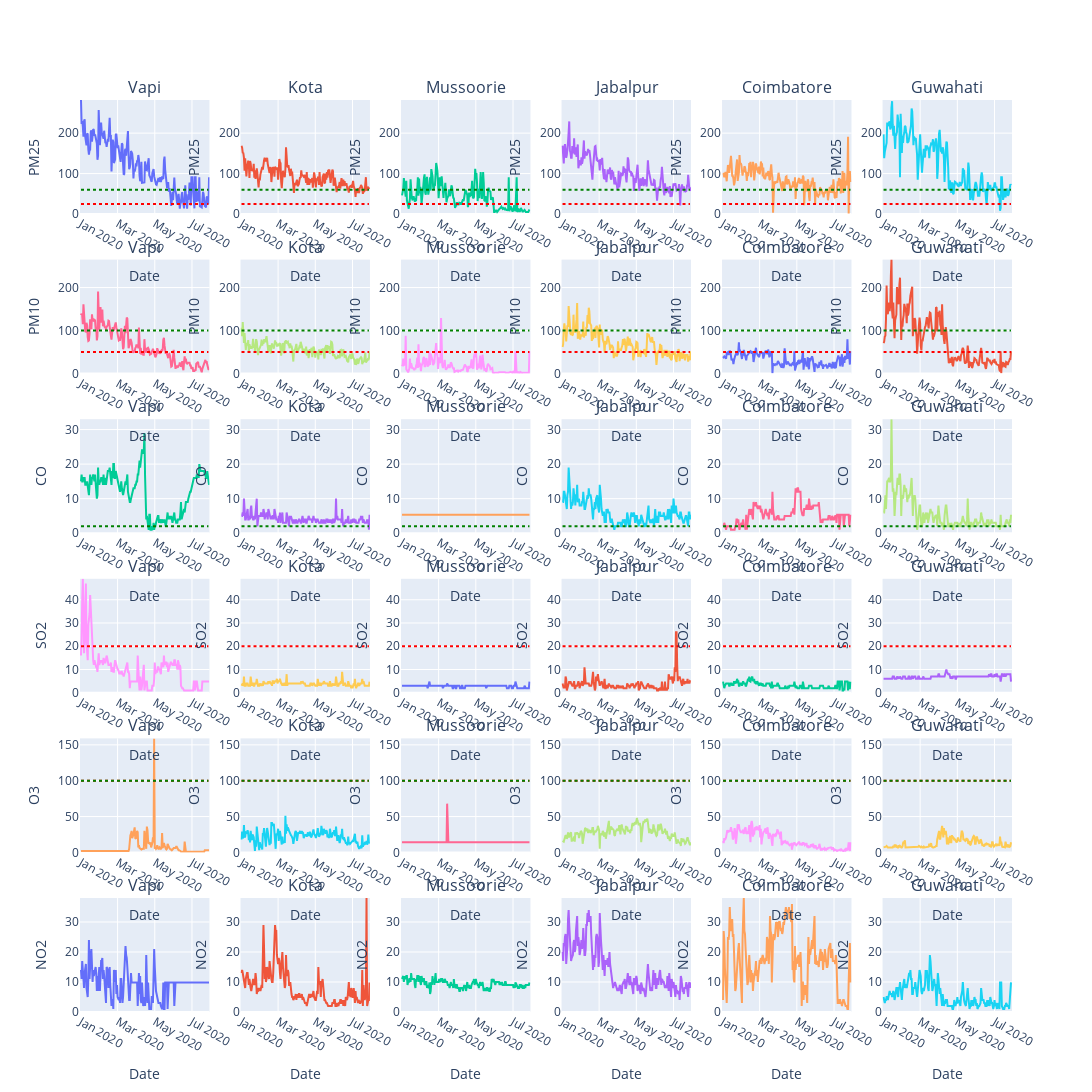

Write notebook code for a chart like this one.
### Code cell
city=['vapi', 'kota', 'mussoorie', 'jabalpur', 'coimbatore', 'guwahati']
pollutant=['pm25','pm10','co','so2','o3','no2']
polmax=[]
for i in pollutant:
    polmax.append(df_rural[i].max())
title=[]
[title.append(i.capitalize()) for _ in range(6) for i in city]
fig = make_subplots(
rows=6, cols=6,
subplot_titles=title,
vertical_spacing=0.05)
for m,j in enumerate(pollutant):
    for l,i in enumerate(city):
        dff=df_rural[df_rural['City'].isin([i])]
        fig.add_trace(go.Scatter(x=dff['Date'], y=dff[j]),row=m+1, col=l+1)
        if pollutant_who[j]:
            fig.add_shape(go.layout.Shape(type="line", x0=start, y0=pollutant_who[j], x1=end, y1=pollutant_who[j],
                                          line=dict(color='red', width=2,dash='dot'),),row=m+1,col=l+1)
        if pollutant_naaqs[j]:
            fig.add_shape(go.layout.Shape(type="line", x0=start, y0=pollutant_naaqs[j], x1=end, y1=pollutant_naaqs[j],
                                          line=dict(color='green', width=2,dash='dot'),),row=m+1,col=l+1)
        fig.update_yaxes(title=j.upper(),range=[0,polmax[m]], row=m+1, col=l+1)
        fig.update_xaxes(title="Date",row=m+1, col=l+1)
fig.update_layout(height=1900, width=2000,showlegend=False)
fig.show()
fig.write_image(f'images/rural_all_allcities.png')

### Figure 1 — Plotly figure (JSON) as saved in the notebook; plotly's stock layout.template omitted (floating-point values rounded to 4 significant figures; data arrays with more than 128 entries replaced by an {"elided": "..."} marker saying what was removed)
{"data": [{"type": "scatter", "x": {"elided": "211 str values"}, "xaxis": "x", "y": {"elided": "211 float values"}, "yaxis": "y"}, {"type": "scatter", "x": {"elided": "211 str values"}, "xaxis": "x2", "y": {"elided": "211 int values"}, "yaxis": "y2"}, {"type": "scatter", "x": {"elided": "209 str values"}, "xaxis": "x3", "y": {"elided": "209 float values"}, "yaxis": "y3"}, {"type": "scatter", "x": {"elided": "209 str values"}, "xaxis": "x4", "y": {"elided": "209 float values"}, "yaxis": "y4"}, {"type": "scatter", "x": {"elided": "210 str values"}, "xaxis": "x5", "y": {"elided": "210 float values"}, "yaxis": "y5"}, {"type": "scatter", "x": {"elided": "210 str values"}, "xaxis": "x6", "y": {"elided": "210 float values"}, "yaxis": "y6"}, {"type": "scatter", "x": {"elided": "211 str values"}, "xaxis": "x7", "y": {"elided": "211 float values"}, "yaxis": "y7"}, {"type": "scatter", "x": {"elided": "211 str values"}, "xaxis": "x8", "y": {"elided": "211 float values"}, "yaxis": "y8"}, {"type": "scatter", "x": {"elided": "209 str values"}, "xaxis": "x9", "y": {"elided": "209 float values"}, "yaxis": "y9"}, {"type": "scatter", "x": {"elided": "209 str values"}, "xaxis": "x10", "y": {"elided": "209 float values"}, "yaxis": "y10"}, {"type": "scatter", "x": {"elided": "210 str values"}, "xaxis": "x11", "y": {"elided": "210 float values"}, "yaxis": "y11"}, {"type": "scatter", "x": {"elided": "210 str values"}, "xaxis": "x12", "y": {"elided": "210 float values"}, "yaxis": "y12"}, {"type": "scatter", "x": {"elided": "211 str values"}, "xaxis": "x13", "y": {"elided": "211 float values"}, "yaxis": "y13"}, {"type": "scatter", "x": {"elided": "211 str values"}, "xaxis": "x14", "y": {"elided": "211 float values"}, "yaxis": "y14"}, {"type": "scatter", "x": {"elided": "209 str values"}, "xaxis": "x15", "y": {"elided": "209 float values"}, "yaxis": "y15"}, {"type": "scatter", "x": {"elided": "209 str values"}, "xaxis": "x16", "y": {"elided": "209 float values"}, "yaxis": "y16"}, {"type": "scatter", "x": {"elided": "210 str values"}, "xaxis": "x17", "y": {"elided": "210 float values"}, "yaxis": "y17"}, {"type": "scatter", "x": {"elided": "210 str values"}, "xaxis": "x18", "y": {"elided": "210 float values"}, "yaxis": "y18"}, {"type": "scatter", "x": {"elided": "211 str values"}, "xaxis": "x19", "y": {"elided": "211 float values"}, "yaxis": "y19"}, {"type": "scatter", "x": {"elided": "211 str values"}, "xaxis": "x20", "y": {"elided": "211 float values"}, "yaxis": "y20"}, {"type": "scatter", "x": {"elided": "209 str values"}, "xaxis": "x21", "y": {"elided": "209 float values"}, "yaxis": "y21"}, {"type": "scatter", "x": {"elided": "209 str values"}, "xaxis": "x22", "y": {"elided": "209 float values"}, "yaxis": "y22"}, {"type": "scatter", "x": {"elided": "210 str values"}, "xaxis": "x23", "y": {"elided": "210 float values"}, "yaxis": "y23"}, {"type": "scatter", "x": {"elided": "210 str values"}, "xaxis": "x24", "y": {"elided": "210 float values"}, "yaxis": "y24"}, {"type": "scatter", "x": {"elided": "211 str values"}, "xaxis": "x25", "y": {"elided": "211 int values"}, "yaxis": "y25"}, {"type": "scatter", "x": {"elided": "211 str values"}, "xaxis": "x26", "y": {"elided": "211 float values"}, "yaxis": "y26"}, {"type": "scatter", "x": {"elided": "209 str values"}, "xaxis": "x27", "y": {"elided": "209 float values"}, "yaxis": "y27"}, {"type": "scatter", "x": {"elided": "209 str values"}, "xaxis": "x28", "y": {"elided": "209 float values"}, "yaxis": "y28"}, {"type": "scatter", "x": {"elided": "210 str values"}, "xaxis": "x29", "y": {"elided": "210 float values"}, "yaxis": "y29"}, {"type": "scatter", "x": {"elided": "210 str values"}, "xaxis": "x30", "y": {"elided": "210 float values"}, "yaxis": "y30"}, {"type": "scatter", "x": {"elided": "211 str values"}, "xaxis": "x31", "y": {"elided": "211 float values"}, "yaxis": "y31"}, {"type": "scatter", "x": {"elided": "211 str values"}, "xaxis": "x32", "y": {"elided": "211 float values"}, "yaxis": "y32"}, {"type": "scatter", "x": {"elided": "209 str values"}, "xaxis": "x33", "y": {"elided": "209 float values"}, "yaxis": "y33"}, {"type": "scatter", "x": {"elided": "209 str values"}, "xaxis": "x34", "y": {"elided": "209 float values"}, "yaxis": "y34"}, {"type": "scatter", "x": {"elided": "210 str values"}, "xaxis": "x35", "y": {"elided": "210 float values"}, "yaxis": "y35"}, {"type": "scatter", "x": {"elided": "210 str values"}, "xaxis": "x36", "y": {"elided": "210 float values"}, "yaxis": "y36"}], "layout": {"annotations": [{"font": {"size": 16}, "showarrow": false, "text": "Vapi", "x": 0.06944, "xanchor": "center", "xref": "paper", "y": 1, "yanchor": "bottom", "yref": "paper"}, {"font": {"size": 16}, "showarrow": false, "text": "Kota", "x": 0.2417, "xanchor": "center", "xref": "paper", "y": 1, "yanchor": "bottom", "yref": "paper"}, {"font": {"size": 16}, "showarrow": false, "text": "Mussoorie", "x": 0.4139, "xanchor": "center", "xref": "paper", "y": 1, "yanchor": "bottom", "yref": "paper"}, {"font": {"size": 16}, "showarrow": false, "text": "Jabalpur", "x": 0.5861, "xanchor": "center", "xref": "paper", "y": 1, "yanchor": "bottom", "yref": "paper"}, {"font": {"size": 16}, "showarrow": false, "text": "Coimbatore", "x": 0.7583, "xanchor": "center", "xref": "paper", "y": 1, "yanchor": "bottom", "yref": "paper"}, {"font": {"size": 16}, "showarrow": false, "text": "Guwahati", "x": 0.9306, "xanchor": "center", "xref": "paper", "y": 1, "yanchor": "bottom", "yref": "paper"}, {"font": {"size": 16}, "showarrow": false, "text": "Vapi", "x": 0.06944, "xanchor": "center", "xref": "paper", "y": 0.825, "yanchor": "bottom", "yref": "paper"}, {"font": {"size": 16}, "showarrow": false, "text": "Kota", "x": 0.2417, "xanchor": "center", "xref": "paper", "y": 0.825, "yanchor": "bottom", "yref": "paper"}, {"font": {"size": 16}, "showarrow": false, "text": "Mussoorie", "x": 0.4139, "xanchor": "center", "xref": "paper", "y": 0.825, "yanchor": "bottom", "yref": "paper"}, {"font": {"size": 16}, "showarrow": false, "text": "Jabalpur", "x": 0.5861, "xanchor": "center", "xref": "paper", "y": 0.825, "yanchor": "bottom", "yref": "paper"}, {"font": {"size": 16}, "showarrow": false, "text": "Coimbatore", "x": 0.7583, "xanchor": "center", "xref": "paper", "y": 0.825, "yanchor": "bottom", "yref": "paper"}, {"font": {"size": 16}, "showarrow": false, "text": "Guwahati", "x": 0.9306, "xanchor": "center", "xref": "paper", "y": 0.825, "yanchor": "bottom", "yref": "paper"}, {"font": {"size": 16}, "showarrow": false, "text": "Vapi", "x": 0.06944, "xanchor": "center", "xref": "paper", "y": 0.65, "yanchor": "bottom", "yref": "paper"}, {"font": {"size": 16}, "showarrow": false, "text": "Kota", "x": 0.2417, "xanchor": "center", "xref": "paper", "y": 0.65, "yanchor": "bottom", "yref": "paper"}, {"font": {"size": 16}, "showarrow": false, "text": "Mussoorie", "x": 0.4139, "xanchor": "center", "xref": "paper", "y": 0.65, "yanchor": "bottom", "yref": "paper"}, {"font": {"size": 16}, "showarrow": false, "text": "Jabalpur", "x": 0.5861, "xanchor": "center", "xref": "paper", "y": 0.65, "yanchor": "bottom", "yref": "paper"}, {"font": {"size": 16}, "showarrow": false, "text": "Coimbatore", "x": 0.7583, "xanchor": "center", "xref": "paper", "y": 0.65, "yanchor": "bottom", "yref": "paper"}, {"font": {"size": 16}, "showarrow": false, "text": "Guwahati", "x": 0.9306, "xanchor": "center", "xref": "paper", "y": 0.65, "yanchor": "bottom", "yref": "paper"}, {"font": {"size": 16}, "showarrow": false, "text": "Vapi", "x": 0.06944, "xanchor": "center", "xref": "paper", "y": 0.475, "yanchor": "bottom", "yref": "paper"}, {"font": {"size": 16}, "showarrow": false, "text": "Kota", "x": 0.2417, "xanchor": "center", "xref": "paper", "y": 0.475, "yanchor": "bottom", "yref": "paper"}, {"font": {"size": 16}, "showarrow": false, "text": "Mussoorie", "x": 0.4139, "xanchor": "center", "xref": "paper", "y": 0.475, "yanchor": "bottom", "yref": "paper"}, {"font": {"size": 16}, "showarrow": false, "text": "Jabalpur", "x": 0.5861, "xanchor": "center", "xref": "paper", "y": 0.475, "yanchor": "bottom", "yref": "paper"}, {"font": {"size": 16}, "showarrow": false, "text": "Coimbatore", "x": 0.7583, "xanchor": "center", "xref": "paper", "y": 0.475, "yanchor": "bottom", "yref": "paper"}, {"font": {"size": 16}, "showarrow": false, "text": "Guwahati", "x": 0.9306, "xanchor": "center", "xref": "paper", "y": 0.475, "yanchor": "bottom", "yref": "paper"}, {"font": {"size": 16}, "showarrow": false, "text": "Vapi", "x": 0.06944, "xanchor": "center", "xref": "paper", "y": 0.3, "yanchor": "bottom", "yref": "paper"}, {"font": {"size": 16}, "showarrow": false, "text": "Kota", "x": 0.2417, "xanchor": "center", "xref": "paper", "y": 0.3, "yanchor": "bottom", "yref": "paper"}, {"font": {"size": 16}, "showarrow": false, "text": "Mussoorie", "x": 0.4139, "xanchor": "center", "xref": "paper", "y": 0.3, "yanchor": "bottom", "yref": "paper"}, {"font": {"size": 16}, "showarrow": false, "text": "Jabalpur", "x": 0.5861, "xanchor": "center", "xref": "paper", "y": 0.3, "yanchor": "bottom", "yref": "paper"}, {"font": {"size": 16}, "showarrow": false, "text": "Coimbatore", "x": 0.7583, "xanchor": "center", "xref": "paper", "y": 0.3, "yanchor": "bottom", "yref": "paper"}, {"font": {"size": 16}, "showarrow": false, "text": "Guwahati", "x": 0.9306, "xanchor": "center", "xref": "paper", "y": 0.3, "yanchor": "bottom", "yref": "paper"}, {"font": {"size": 16}, "showarrow": false, "text": "Vapi", "x": 0.06944, "xanchor": "center", "xref": "paper", "y": 0.125, "yanchor": "bottom", "yref": "paper"}, {"font": {"size": 16}, "showarrow": false, "text": "Kota", "x": 0.2417, "xanchor": "center", "xref": "paper", "y": 0.125, "yanchor": "bottom", "yref": "paper"}, {"font": {"size": 16}, "showarrow": false, "text": "Mussoorie", "x": 0.4139, "xanchor": "center", "xref": "paper", "y": 0.125, "yanchor": "bottom", "yref": "paper"}, {"font": {"size": 16}, "showarrow": false, "text": "Jabalpur", "x": 0.5861, "xanchor": "center", "xref": "paper", "y": 0.125, "yanchor": "bottom", "yref": "paper"}, {"font": {"size": 16}, "showarrow": false, "text": "Coimbatore", "x": 0.7583, "xanchor": "center", "xref": "paper", "y": 0.125, "yanchor": "bottom", "yref": "paper"}, {"font": {"size": 16}, "showarrow": false, "text": "Guwahati", "x": 0.9306, "xanchor": "center", "xref": "paper", "y": 0.125, "yanchor": "bottom", "yref": "paper"}], "height": 1900, "shapes": [{"line": {"color": "red", "dash": "dot", "width": 2}, "type": "line", "x0": "2020-01-01", "x1": "2020-07-28", "xref": "x", "y0": 25, "y1": 25, "yref": "y"}, {"line": {"color": "green", "dash": "dot", "width": 2}, "type": "line", "x0": "2020-01-01", "x1": "2020-07-28", "xref": "x", "y0": 60, "y1": 60, "yref": "y"}, {"line": {"color": "red", "dash": "dot", "width": 2}, "type": "line", "x0": "2020-01-01", "x1": "2020-07-28", "xref": "x2", "y0": 25, "y1": 25, "yref": "y2"}, {"line": {"color": "green", "dash": "dot", "width": 2}, "type": "line", "x0": "2020-01-01", "x1": "2020-07-28", "xref": "x2", "y0": 60, "y1": 60, "yref": "y2"}, {"line": {"color": "red", "dash": "dot", "width": 2}, "type": "line", "x0": "2020-01-01", "x1": "2020-07-28", "xref": "x3", "y0": 25, "y1": 25, "yref": "y3"}, {"line": {"color": "green", "dash": "dot", "width": 2}, "type": "line", "x0": "2020-01-01", "x1": "2020-07-28", "xref": "x3", "y0": 60, "y1": 60, "yref": "y3"}, {"line": {"color": "red", "dash": "dot", "width": 2}, "type": "line", "x0": "2020-01-01", "x1": "2020-07-28", "xref": "x4", "y0": 25, "y1": 25, "yref": "y4"}, {"line": {"color": "green", "dash": "dot", "width": 2}, "type": "line", "x0": "2020-01-01", "x1": "2020-07-28", "xref": "x4", "y0": 60, "y1": 60, "yref": "y4"}, {"line": {"color": "red", "dash": "dot", "width": 2}, "type": "line", "x0": "2020-01-01", "x1": "2020-07-28", "xref": "x5", "y0": 25, "y1": 25, "yref": "y5"}, {"line": {"color": "green", "dash": "dot", "width": 2}, "type": "line", "x0": "2020-01-01", "x1": "2020-07-28", "xref": "x5", "y0": 60, "y1": 60, "yref": "y5"}, {"line": {"color": "red", "dash": "dot", "width": 2}, "type": "line", "x0": "2020-01-01", "x1": "2020-07-28", "xref": "x6", "y0": 25, "y1": 25, "yref": "y6"}, {"line": {"color": "green", "dash": "dot", "width": 2}, "type": "line", "x0": "2020-01-01", "x1": "2020-07-28", "xref": "x6", "y0": 60, "y1": 60, "yref": "y6"}, {"line": {"color": "red", "dash": "dot", "width": 2}, "type": "line", "x0": "2020-01-01", "x1": "2020-07-28", "xref": "x7", "y0": 50, "y1": 50, "yref": "y7"}, {"line": {"color": "green", "dash": "dot", "width": 2}, "type": "line", "x0": "2020-01-01", "x1": "2020-07-28", "xref": "x7", "y0": 100, "y1": 100, "yref": "y7"}, {"line": {"color": "red", "dash": "dot", "width": 2}, "type": "line", "x0": "2020-01-01", "x1": "2020-07-28", "xref": "x8", "y0": 50, "y1": 50, "yref": "y8"}, {"line": {"color": "green", "dash": "dot", "width": 2}, "type": "line", "x0": "2020-01-01", "x1": "2020-07-28", "xref": "x8", "y0": 100, "y1": 100, "yref": "y8"}, {"line": {"color": "red", "dash": "dot", "width": 2}, "type": "line", "x0": "2020-01-01", "x1": "2020-07-28", "xref": "x9", "y0": 50, "y1": 50, "yref": "y9"}, {"line": {"color": "green", "dash": "dot", "width": 2}, "type": "line", "x0": "2020-01-01", "x1": "2020-07-28", "xref": "x9", "y0": 100, "y1": 100, "yref": "y9"}, {"line": {"color": "red", "dash": "dot", "width": 2}, "type": "line", "x0": "2020-01-01", "x1": "2020-07-28", "xref": "x10", "y0": 50, "y1": 50, "yref": "y10"}, {"line": {"color": "green", "dash": "dot", "width": 2}, "type": "line", "x0": "2020-01-01", "x1": "2020-07-28", "xref": "x10", "y0": 100, "y1": 100, "yref": "y10"}, {"line": {"color": "red", "dash": "dot", "width": 2}, "type": "line", "x0": "2020-01-01", "x1": "2020-07-28", "xref": "x11", "y0": 50, "y1": 50, "yref": "y11"}, {"line": {"color": "green", "dash": "dot", "width": 2}, "type": "line", "x0": "2020-01-01", "x1": "2020-07-28", "xref": "x11", "y0": 100, "y1": 100, "yref": "y11"}, {"line": {"color": "red", "dash": "dot", "width": 2}, "type": "line", "x0": "2020-01-01", "x1": "2020-07-28", "xref": "x12", "y0": 50, "y1": 50, "yref": "y12"}, {"line": {"color": "green", "dash": "dot", "width": 2}, "type": "line", "x0": "2020-01-01", "x1": "2020-07-28", "xref": "x12", "y0": 100, "y1": 100, "yref": "y12"}, {"line": {"color": "green", "dash": "dot", "width": 2}, "type": "line", "x0": "2020-01-01", "x1": "2020-07-28", "xref": "x13", "y0": 2, "y1": 2, "yref": "y13"}, {"line": {"color": "green", "dash": "dot", "width": 2}, "type": "line", "x0": "2020-01-01", "x1": "2020-07-28", "xref": "x14", "y0": 2, "y1": 2, "yref": "y14"}, {"line": {"color": "green", "dash": "dot", "width": 2}, "type": "line", "x0": "2020-01-01", "x1": "2020-07-28", "xref": "x15", "y0": 2, "y1": 2, "yref": "y15"}, {"line": {"color": "green", "dash": "dot", "width": 2}, "type": "line", "x0": "2020-01-01", "x1": "2020-07-28", "xref": "x16", "y0": 2, "y1": 2, "yref": "y16"}, {"line": {"color": "green", "dash": "dot", "width": 2}, "type": "line", "x0": "2020-01-01", "x1": "2020-07-28", "xref": "x17", "y0": 2, "y1": 2, "yref": "y17"}, {"line": {"color": "green", "dash": "dot", "width": 2}, "type": "line", "x0": "2020-01-01", "x1": "2020-07-28", "xref": "x18", "y0": 2, "y1": 2, "yref": "y18"}, {"line": {"color": "red", "dash": "dot", "width": 2}, "type": "line", "x0": "2020-01-01", "x1": "2020-07-28", "xref": "x19", "y0": 20, "y1": 20, "yref": "y19"}, {"line": {"color": "green", "dash": "dot", "width": 2}, "type": "line", "x0": "2020-01-01", "x1": "2020-07-28", "xref": "x19", "y0": 80, "y1": 80, "yref": "y19"}, {"line": {"color": "red", "dash": "dot", "width": 2}, "type": "line", "x0": "2020-01-01", "x1": "2020-07-28", "xref": "x20", "y0": 20, "y1": 20, "yref": "y20"}, {"line": {"color": "green", "dash": "dot", "width": 2}, "type": "line", "x0": "2020-01-01", "x1": "2020-07-28", "xref": "x20", "y0": 80, "y1": 80, "yref": "y20"}, {"line": {"color": "red", "dash": "dot", "width": 2}, "type": "line", "x0": "2020-01-01", "x1": "2020-07-28", "xref": "x21", "y0": 20, "y1": 20, "yref": "y21"}, {"line": {"color": "green", "dash": "dot", "width": 2}, "type": "line", "x0": "2020-01-01", "x1": "2020-07-28", "xref": "x21", "y0": 80, "y1": 80, "yref": "y21"}, {"line": {"color": "red", "dash": "dot", "width": 2}, "type": "line", "x0": "2020-01-01", "x1": "2020-07-28", "xref": "x22", "y0": 20, "y1": 20, "yref": "y22"}, {"line": {"color": "green", "dash": "dot", "width": 2}, "type": "line", "x0": "2020-01-01", "x1": "2020-07-28", "xref": "x22", "y0": 80, "y1": 80, "yref": "y22"}, {"line": {"color": "red", "dash": "dot", "width": 2}, "type": "line", "x0": "2020-01-01", "x1": "2020-07-28", "xref": "x23", "y0": 20, "y1": 20, "yref": "y23"}, {"line": {"color": "green", "dash": "dot", "width": 2}, "type": "line", "x0": "2020-01-01", "x1": "2020-07-28", "xref": "x23", "y0": 80, "y1": 80, "yref": "y23"}, {"line": {"color": "red", "dash": "dot", "width": 2}, "type": "line", "x0": "2020-01-01", "x1": "2020-07-28", "xref": "x24", "y0": 20, "y1": 20, "yref": "y24"}, {"line": {"color": "green", "dash": "dot", "width": 2}, "type": "line", "x0": "2020-01-01", "x1": "2020-07-28", "xref": "x24", "y0": 80, "y1": 80, "yref": "y24"}, {"line": {"color": "red", "dash": "dot", "width": 2}, "type": "line", "x0": "2020-01-01", "x1": "2020-07-28", "xref": "x25", "y0": 100, "y1": 100, "yref": "y25"}, {"line": {"color": "green", "dash": "dot", "width": 2}, "type": "line", "x0": "2020-01-01", "x1": "2020-07-28", "xref": "x25", "y0": 100, "y1": 100, "yref": "y25"}, {"line": {"color": "red", "dash": "dot", "width": 2}, "type": "line", "x0": "2020-01-01", "x1": "2020-07-28", "xref": "x26", "y0": 100, "y1": 100, "yref": "y26"}, {"line": {"color": "green", "dash": "dot", "width": 2}, "type": "line", "x0": "2020-01-01", "x1": "2020-07-28", "xref": "x26", "y0": 100, "y1": 100, "yref": "y26"}, {"line": {"color": "red", "dash": "dot", "width": 2}, "type": "line", "x0": "2020-01-01", "x1": "2020-07-28", "xref": "x27", "y0": 100, "y1": 100, "yref": "y27"}, {"line": {"color": "green", "dash": "dot", "width": 2}, "type": "line", "x0": "2020-01-01", "x1": "2020-07-28", "xref": "x27", "y0": 100, "y1": 100, "yref": "y27"}, {"line": {"color": "red", "dash": "dot", "width": 2}, "type": "line", "x0": "2020-01-01", "x1": "2020-07-28", "xref": "x28", "y0": 100, "y1": 100, "yref": "y28"}, {"line": {"color": "green", "dash": "dot", "width": 2}, "type": "line", "x0": "2020-01-01", "x1": "2020-07-28", "xref": "x28", "y0": 100, "y1": 100, "yref": "y28"}, {"line": {"color": "red", "dash": "dot", "width": 2}, "type": "line", "x0": "2020-01-01", "x1": "2020-07-28", "xref": "x29", "y0": 100, "y1": 100, "yref": "y29"}, {"line": {"color": "green", "dash": "dot", "width": 2}, "type": "line", "x0": "2020-01-01", "x1": "2020-07-28", "xref": "x29", "y0": 100, "y1": 100, "yref": "y29"}, {"line": {"color": "red", "dash": "dot", "width": 2}, "type": "line", "x0": "2020-01-01", "x1": "2020-07-28", "xref": "x30", "y0": 100, "y1": 100, "yref": "y30"}, {"line": {"color": "green", "dash": "dot", "width": 2}, "type": "line", "x0": "2020-01-01", "x1": "2020-07-28", "xref": "x30", "y0": 100, "y1": 100, "yref": "y30"}, {"line": {"color": "green", "dash": "dot", "width": 2}, "type": "line", "x0": "2020-01-01", "x1": "2020-07-28", "xref": "x31", "y0": 80, "y1": 80, "yref": "y31"}, {"line": {"color": "green", "dash": "dot", "width": 2}, "type": "line", "x0": "2020-01-01", "x1": "2020-07-28", "xref": "x32", "y0": 80, "y1": 80, "yref": "y32"}, {"line": {"color": "green", "dash": "dot", "width": 2}, "type": "line", "x0": "2020-01-01", "x1": "2020-07-28", "xref": "x33", "y0": 80, "y1": 80, "yref": "y33"}, {"line": {"color": "green", "dash": "dot", "width": 2}, "type": "line", "x0": "2020-01-01", "x1": "2020-07-28", "xref": "x34", "y0": 80, "y1": 80, "yref": "y34"}, {"line": {"color": "green", "dash": "dot", "width": 2}, "type": "line", "x0": "2020-01-01", "x1": "2020-07-28", "xref": "x35", "y0": 80, "y1": 80, "yref": "y35"}, {"line": {"color": "green", "dash": "dot", "width": 2}, "type": "line", "x0": "2020-01-01", "x1": "2020-07-28", "xref": "x36", "y0": 80, "y1": 80, "yref": "y36"}], "showlegend": false, "width": 2000, "xaxis": {"anchor": "y", "autorange": true, "domain": [0, 0.1389], "range": ["2019-12-31 04:12:02.8285", "2020-07-29"], "title": {"text": "Date"}, "type": "date"}, "xaxis10": {"anchor": "y10", "autorange": true, "domain": [0.5167, 0.6556], "range": ["2019-12-31 04:12:02.8285", "2020-07-29"], "title": {"text": "Date"}, "type": "date"}, "xaxis11": {"anchor": "y11", "autorange": true, "domain": [0.6889, 0.8278], "range": ["2019-12-31 04:13:02.4715", "2020-07-28 19:46:57.5285"], "title": {"text": "Date"}, "type": "date"}, "xaxis12": {"anchor": "y12", "autorange": true, "domain": [0.8611, 1], "range": ["2019-12-31 04:13:02.4715", "2020-07-28 19:46:57.5285"], "title": {"text": "Date"}, "type": "date"}, "xaxis13": {"anchor": "y13", "autorange": true, "domain": [0, 0.1389], "range": ["2019-12-31 04:12:02.8285", "2020-07-29"], "title": {"text": "Date"}, "type": "date"}, "xaxis14": {"anchor": "y14", "autorange": true, "domain": [0.1722, 0.3111], "range": ["2019-12-31 04:12:02.8285", "2020-07-29"], "title": {"text": "Date"}, "type": "date"}, "xaxis15": {"anchor": "y15", "autorange": true, "domain": [0.3444, 0.4833], "range": ["2019-12-31 04:13:02.4715", "2020-07-28 19:46:57.5285"], "title": {"text": "Date"}, "type": "date"}, "xaxis16": {"anchor": "y16", "autorange": true, "domain": [0.5167, 0.6556], "range": ["2019-12-31 04:12:02.8285", "2020-07-29"], "title": {"text": "Date"}, "type": "date"}, "xaxis17": {"anchor": "y17", "autorange": true, "domain": [0.6889, 0.8278], "range": ["2019-12-31 04:13:02.4715", "2020-07-28 19:46:57.5285"], "title": {"text": "Date"}, "type": "date"}, "xaxis18": {"anchor": "y18", "autorange": true, "domain": [0.8611, 1], "range": ["2019-12-31 04:13:02.4715", "2020-07-28 19:46:57.5285"], "title": {"text": "Date"}, "type": "date"}, "xaxis19": {"anchor": "y19", "autorange": true, "domain": [0, 0.1389], "range": ["2019-12-31 04:12:02.8285", "2020-07-29"], "title": {"text": "Date"}, "type": "date"}, "xaxis2": {"anchor": "y2", "autorange": true, "domain": [0.1722, 0.3111], "range": ["2019-12-31 04:12:02.8285", "2020-07-29"], "title": {"text": "Date"}, "type": "date"}, "xaxis20": {"anchor": "y20", "autorange": true, "domain": [0.1722, 0.3111], "range": ["2019-12-31 04:12:02.8285", "2020-07-29"], "title": {"text": "Date"}, "type": "date"}, "xaxis21": {"anchor": "y21", "autorange": true, "domain": [0.3444, 0.4833], "range": ["2019-12-31 04:13:02.4715", "2020-07-28 19:46:57.5285"], "title": {"text": "Date"}, "type": "date"}, "xaxis22": {"anchor": "y22", "autorange": true, "domain": [0.5167, 0.6556], "range": ["2019-12-31 04:12:02.8285", "2020-07-29"], "title": {"text": "Date"}, "type": "date"}, "xaxis23": {"anchor": "y23", "autorange": true, "domain": [0.6889, 0.8278], "range": ["2019-12-31 04:13:02.4715", "2020-07-28 19:46:57.5285"], "title": {"text": "Date"}, "type": "date"}, "xaxis24": {"anchor": "y24", "autorange": true, "domain": [0.8611, 1], "range": ["2019-12-31 04:13:02.4715", "2020-07-28 19:46:57.5285"], "title": {"text": "Date"}, "type": "date"}, "xaxis25": {"anchor": "y25", "autorange": true, "domain": [0, 0.1389], "range": ["2019-12-31 04:12:02.8285", "2020-07-29"], "title": {"text": "Date"}, "type": "date"}, "xaxis26": {"anchor": "y26", "autorange": true, "domain": [0.1722, 0.3111], "range": ["2019-12-31 04:12:02.8285", "2020-07-29"], "title": {"text": "Date"}, "type": "date"}, "xaxis27": {"anchor": "y27", "autorange": true, "domain": [0.3444, 0.4833], "range": ["2019-12-31 04:13:02.4715", "2020-07-28 19:46:57.5285"], "title": {"text": "Date"}, "type": "date"}, "xaxis28": {"anchor": "y28", "autorange": true, "domain": [0.5167, 0.6556], "range": ["2019-12-31 04:12:02.8285", "2020-07-29"], "title": {"text": "Date"}, "type": "date"}, "xaxis29": {"anchor": "y29", "autorange": true, "domain": [0.6889, 0.8278], "range": ["2019-12-31 04:13:02.4715", "2020-07-28 19:46:57.5285"], "title": {"text": "Date"}, "type": "date"}, "xaxis3": {"anchor": "y3", "autorange": true, "domain": [0.3444, 0.4833], "range": ["2019-12-31 04:13:02.4715", "2020-07-28 19:46:57.5285"], "title": {"text": "Date"}, "type": "date"}, "xaxis30": {"anchor": "y30", "autorange": true, "domain": [0.8611, 1], "range": ["2019-12-31 04:13:02.4715", "2020-07-28 19:46:57.5285"], "title": {"text": "Date"}, "type": "date"}, "xaxis31": {"anchor": "y31", "autorange": true, "domain": [0, 0.1389], "range": ["2019-12-31 04:12:02.8285", "2020-07-29"], "title": {"text": "Date"}, "type": "date"}, "xaxis32": {"anchor": "y32", "autorange": true, "domain": [0.1722, 0.3111], "range": ["2019-12-31 04:12:02.8285", "2020-07-29"], "title": {"text": "Date"}, "type": "date"}, "xaxis33": {"anchor": "y33", "autorange": true, "domain": [0.3444, 0.4833], "range": ["2019-12-31 04:13:02.4715", "2020-07-28 19:46:57.5285"], "title": {"text": "Date"}, "type": "date"}, "xaxis34": {"anchor": "y34", "autorange": true, "domain": [0.5167, 0.6556], "range": ["2019-12-31 04:12:02.8285", "2020-07-29"], "title": {"text": "Date"}, "type": "date"}, "xaxis35": {"anchor": "y35", "autorange": true, "domain": [0.6889, 0.8278], "range": ["2019-12-31 04:13:02.4715", "2020-07-28 19:46:57.5285"], "title": {"text": "Date"}, "type": "date"}, "xaxis36": {"anchor": "y36", "autorange": true, "domain": [0.8611, 1], "range": ["2019-12-31 04:13:02.4715", "2020-07-28 19:46:57.5285"], "title": {"text": "Date"}, "type": "date"}, "xaxis4": {"anchor": "y4", "autorange": true, "domain": [0.5167, 0.6556], "range": ["2019-12-31 04:12:02.8285", "2020-07-29"], "title": {"text": "Date"}, "type": "date"}, "xaxis5": {"anchor": "y5", "autorange": true, "domain": [0.6889, 0.8278], "range": ["2019-12-31 04:13:02.4715", "2020-07-28 19:46:57.5285"], "title": {"text": "Date"}, "type": "date"}, "xaxis6": {"anchor": "y6", "autorange": true, "domain": [0.8611, 1], "range": ["2019-12-31 04:13:02.4715", "2020-07-28 19:46:57.5285"], "title": {"text": "Date"}, "type": "date"}, "xaxis7": {"anchor": "y7", "autorange": true, "domain": [0, 0.1389], "range": ["2019-12-31 04:12:02.8285", "2020-07-29"], "title": {"text": "Date"}, "type": "date"}, "xaxis8": {"anchor": "y8", "autorange": true, "domain": [0.1722, 0.3111], "range": ["2019-12-31 04:12:02.8285", "2020-07-29"], "title": {"text": "Date"}, "type": "date"}, "xaxis9": {"anchor": "y9", "autorange": true, "domain": [0.3444, 0.4833], "range": ["2019-12-31 04:13:02.4715", "2020-07-28 19:46:57.5285"], "title": {"text": "Date"}, "type": "date"}, "yaxis": {"anchor": "x", "domain": [0.875, 1], "range": [0, 282], "title": {"text": "PM25"}, "type": "linear"}, "yaxis10": {"anchor": "x10", "domain": [0.7, 0.825], "range": [0, 265], "title": {"text": "PM10"}, "type": "linear"}, "yaxis11": {"anchor": "x11", "domain": [0.7, 0.825], "range": [0, 265], "title": {"text": "PM10"}, "type": "linear"}, "yaxis12": {"anchor": "x12", "domain": [0.7, 0.825], "range": [0, 265], "title": {"text": "PM10"}, "type": "linear"}, "yaxis13": {"anchor": "x13", "domain": [0.525, 0.65], "range": [0, 33], "title": {"text": "CO"}, "type": "linear"}, "yaxis14": {"anchor": "x14", "domain": [0.525, 0.65], "range": [0, 33], "title": {"text": "CO"}, "type": "linear"}, "yaxis15": {"anchor": "x15", "domain": [0.525, 0.65], "range": [0, 33], "title": {"text": "CO"}, "type": "linear"}, "yaxis16": {"anchor": "x16", "domain": [0.525, 0.65], "range": [0, 33], "title": {"text": "CO"}, "type": "linear"}, "yaxis17": {"anchor": "x17", "domain": [0.525, 0.65], "range": [0, 33], "title": {"text": "CO"}, "type": "linear"}, "yaxis18": {"anchor": "x18", "domain": [0.525, 0.65], "range": [0, 33], "title": {"text": "CO"}, "type": "linear"}, "yaxis19": {"anchor": "x19", "domain": [0.35, 0.475], "range": [0, 49], "title": {"text": "SO2"}, "type": "linear"}, "yaxis2": {"anchor": "x2", "domain": [0.875, 1], "range": [0, 282], "title": {"text": "PM25"}, "type": "linear"}, "yaxis20": {"anchor": "x20", "domain": [0.35, 0.475], "range": [0, 49], "title": {"text": "SO2"}, "type": "linear"}, "yaxis21": {"anchor": "x21", "domain": [0.35, 0.475], "range": [0, 49], "title": {"text": "SO2"}, "type": "linear"}, "yaxis22": {"anchor": "x22", "domain": [0.35, 0.475], "range": [0, 49], "title": {"text": "SO2"}, "type": "linear"}, "yaxis23": {"anchor": "x23", "domain": [0.35, 0.475], "range": [0, 49], "title": {"text": "SO2"}, "type": "linear"}, "yaxis24": {"anchor": "x24", "domain": [0.35, 0.475], "range": [0, 49], "title": {"text": "SO2"}, "type": "linear"}, "yaxis25": {"anchor": "x25", "domain": [0.175, 0.3], "range": [0, 159], "title": {"text": "O3"}, "type": "linear"}, "yaxis26": {"anchor": "x26", "domain": [0.175, 0.3], "range": [0, 159], "title": {"text": "O3"}, "type": "linear"}, "yaxis27": {"anchor": "x27", "domain": [0.175, 0.3], "range": [0, 159], "title": {"text": "O3"}, "type": "linear"}, "yaxis28": {"anchor": "x28", "domain": [0.175, 0.3], "range": [0, 159], "title": {"text": "O3"}, "type": "linear"}, "yaxis29": {"anchor": "x29", "domain": [0.175, 0.3], "range": [0, 159], "title": {"text": "O3"}, "type": "linear"}, "yaxis3": {"anchor": "x3", "domain": [0.875, 1], "range": [0, 282], "title": {"text": "PM25"}, "type": "linear"}, "yaxis30": {"anchor": "x30", "domain": [0.175, 0.3], "range": [0, 159], "title": {"text": "O3"}, "type": "linear"}, "yaxis31": {"anchor": "x31", "domain": [0, 0.125], "range": [0, 38], "title": {"text": "NO2"}, "type": "linear"}, "yaxis32": {"anchor": "x32", "domain": [0, 0.125], "range": [0, 38], "title": {"text": "NO2"}, "type": "linear"}, "yaxis33": {"anchor": "x33", "domain": [0, 0.125], "range": [0, 38], "title": {"text": "NO2"}, "type": "linear"}, "yaxis34": {"anchor": "x34", "domain": [0, 0.125], "range": [0, 38], "title": {"text": "NO2"}, "type": "linear"}, "yaxis35": {"anchor": "x35", "domain": [0, 0.125], "range": [0, 38], "title": {"text": "NO2"}, "type": "linear"}, "yaxis36": {"anchor": "x36", "domain": [0, 0.125], "range": [0, 38], "title": {"text": "NO2"}, "type": "linear"}, "yaxis4": {"anchor": "x4", "domain": [0.875, 1], "range": [0, 282], "title": {"text": "PM25"}, "type": "linear"}, "yaxis5": {"anchor": "x5", "domain": [0.875, 1], "range": [0, 282], "title": {"text": "PM25"}, "type": "linear"}, "yaxis6": {"anchor": "x6", "domain": [0.875, 1], "range": [0, 282], "title": {"text": "PM25"}, "type": "linear"}, "yaxis7": {"anchor": "x7", "domain": [0.7, 0.825], "range": [0, 265], "title": {"text": "PM10"}, "type": "linear"}, "yaxis8": {"anchor": "x8", "domain": [0.7, 0.825], "range": [0, 265], "title": {"text": "PM10"}, "type": "linear"}, "yaxis9": {"anchor": "x9", "domain": [0.7, 0.825], "range": [0, 265], "title": {"text": "PM10"}, "type": "linear"}}}
